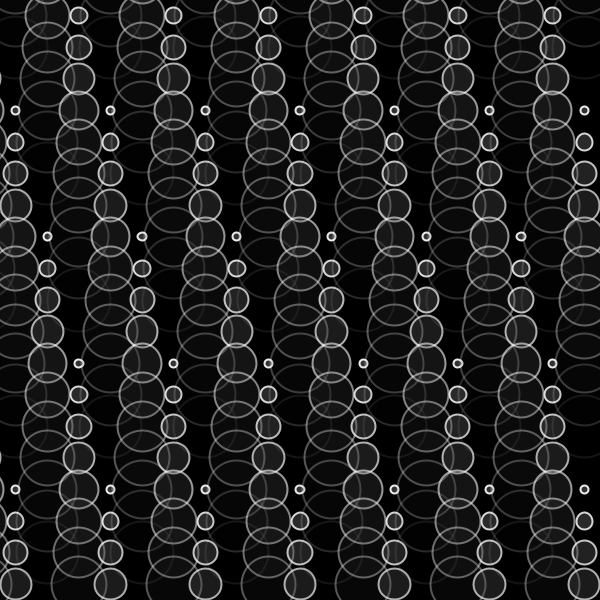
Frame 1 (no input)
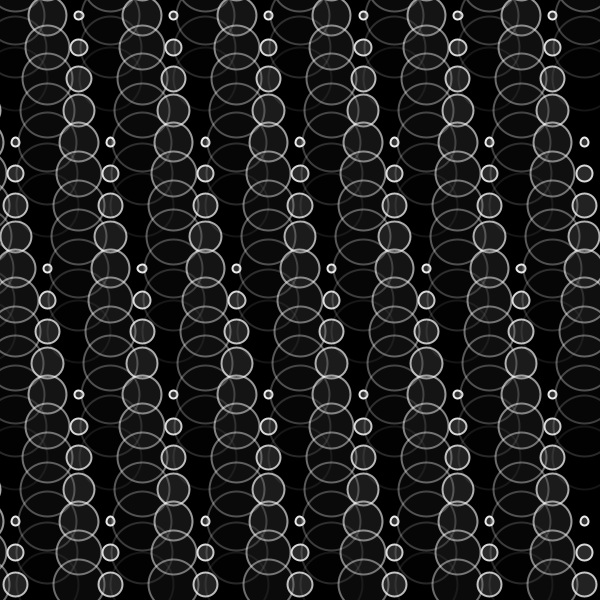
Frame 60 (the mouse pressed at the canvas centre just before this capture)
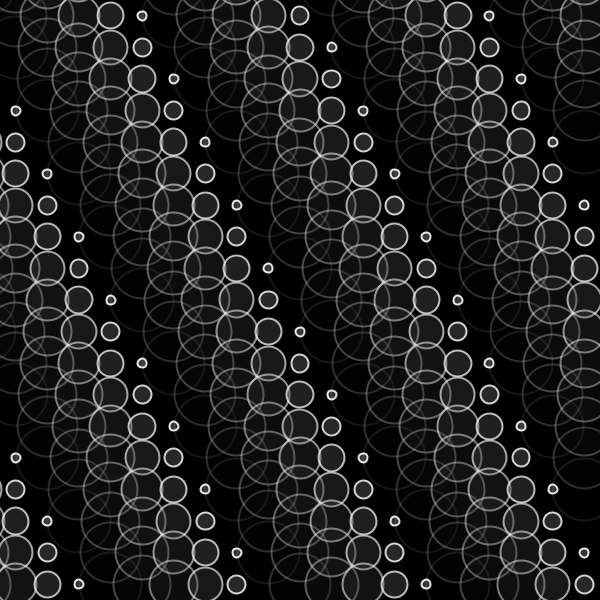
Frame 120 (the mouse held since frame 60 and released just before this capture)

The Processing sketch that drew these frames (run headless with seeded random() and noise(); from frame 60 on, the mouse is pressed at the canvas centre):

// Processing sketch: processing_151211
// ── processing_151211.pde

/*
 * Creative Coding
 * Week 2, 06 - Moving Patterns 2
 * by Indae Hwang and Jon McCormack
 * Copyright (c) 2014 Monash University
 *
 * Similar to the previous sketch, this sketch draws a grid of oscillating circles. Each circle has a "lifetime"
 * over which it grows and changes intensity and opacity. At the end of each lifetime the circle begins again.
 * Pressing the left and right arrow keys changes the lifetime of all the circles globally.
 * amended by Peter bailey as exercise wk 2 06
 */

// variable used to store the current frame rate value
int frame_rate_value;

void setup() {

  // make the display window the full size of the screen
  //size(displayWidth, displayHeight);
size(600,600);
  frame_rate_value = 12;
  rectMode(CENTER);
  background(0);
}


void draw() {

  background(0);

  int num = 20;
  int margin = 0;
  float gutter = 0; //distance between each cell
  float cellsize = ( width - (2 * margin) - gutter * (num - 1) ) / (num - 1);

  int circleNumber = 0; // counter
  for (int i=0; i<num; i++) {
    for (int j=0; j<num; j++) {
      circleNumber = (i * num) + j; // different way to calculate the circle number from w2_04

      float tx = margin + cellsize * i + gutter * i;
      float ty = margin + cellsize * j + gutter * j;

      movingCircle(tx, ty, cellsize, circleNumber);
    }
  }
} //end of draw 


void movingCircle(float x, float y, float size, int offset) {

  float circlePeriod = (float)frame_rate_value;
  float circleAge = (float)((frameCount + offset) % (int)circlePeriod) / circlePeriod;

  float circleSize = size * 2.0 * sin(circleAge * HALF_PI);

  strokeWeight(2);
  stroke(255, lerp(255, 0, circleAge));
  fill(lerp(128, 0, circleAge), lerp(120, 0, circleAge));
  ellipse(x-size/2, y-size/2, circleSize, circleSize);
}


/*
 * keyReleased function
 *
 * called automatically by Processing when a keyboard key is released
 */
 
void mousePressed(){
// initialise variable

if (mouseX<(displayWidth/2) && (frame_rate_value >2))
{
//Mouse is found on left so my intention is to continue going left and reduce framerate until min level 2 so reduce framerate
frame_rate_value--; 
}

if (mouseX>(displayWidth/2) && (frame_rate_value <120))
{
//Mouse is found on right so my intention is to continue going right and increase framerate until max level 120 so reduce framerate
frame_rate_value++; 
} 

}

 
void keyReleased() {

  // right arrow -- increase frame_rate_value
  if (keyCode == RIGHT && frame_rate_value < 120) {
    frame_rate_value++;
  }

  // left arrow -- decrease frame_rate_value
  if ( keyCode == LEFT && frame_rate_value > 2) {
    frame_rate_value--;
  }
  
  
  
  

  // print the current value on the screen
 // println("Current frame Rate is: " + frame_rate_value);
}
